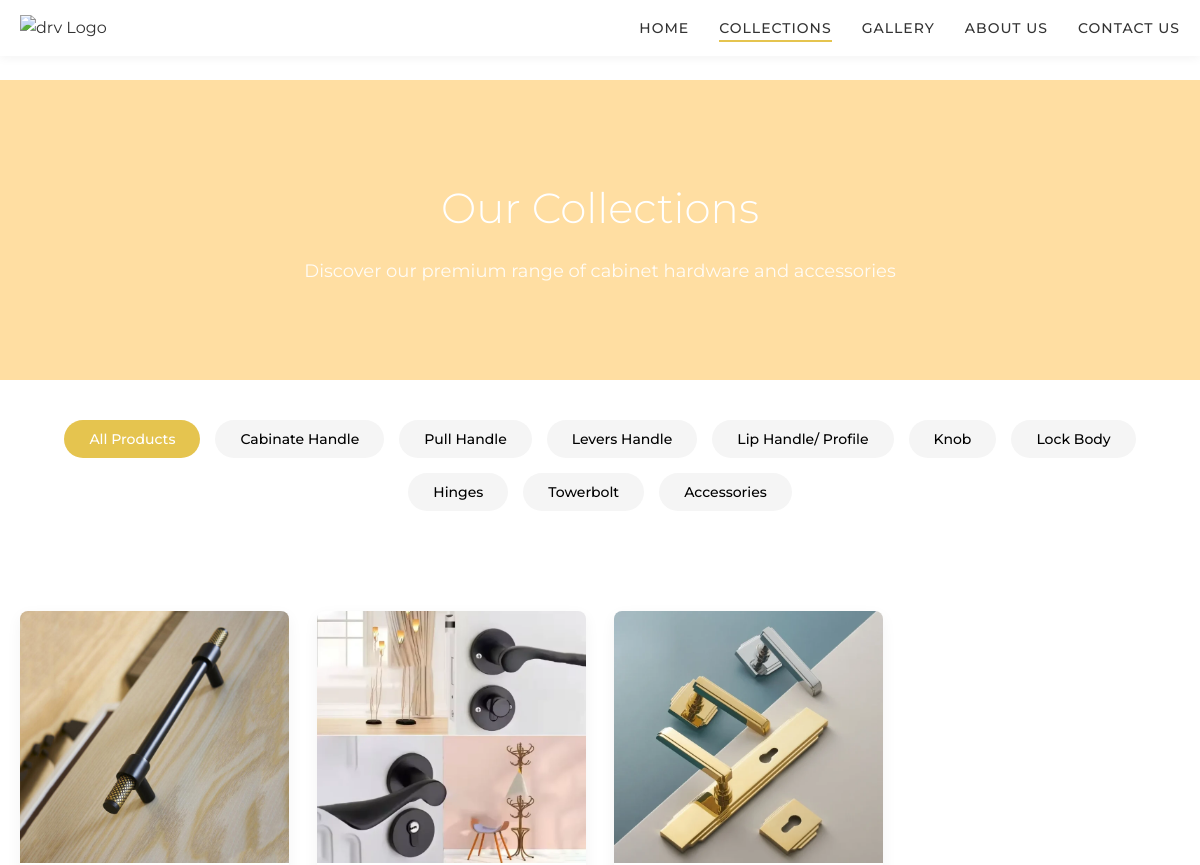
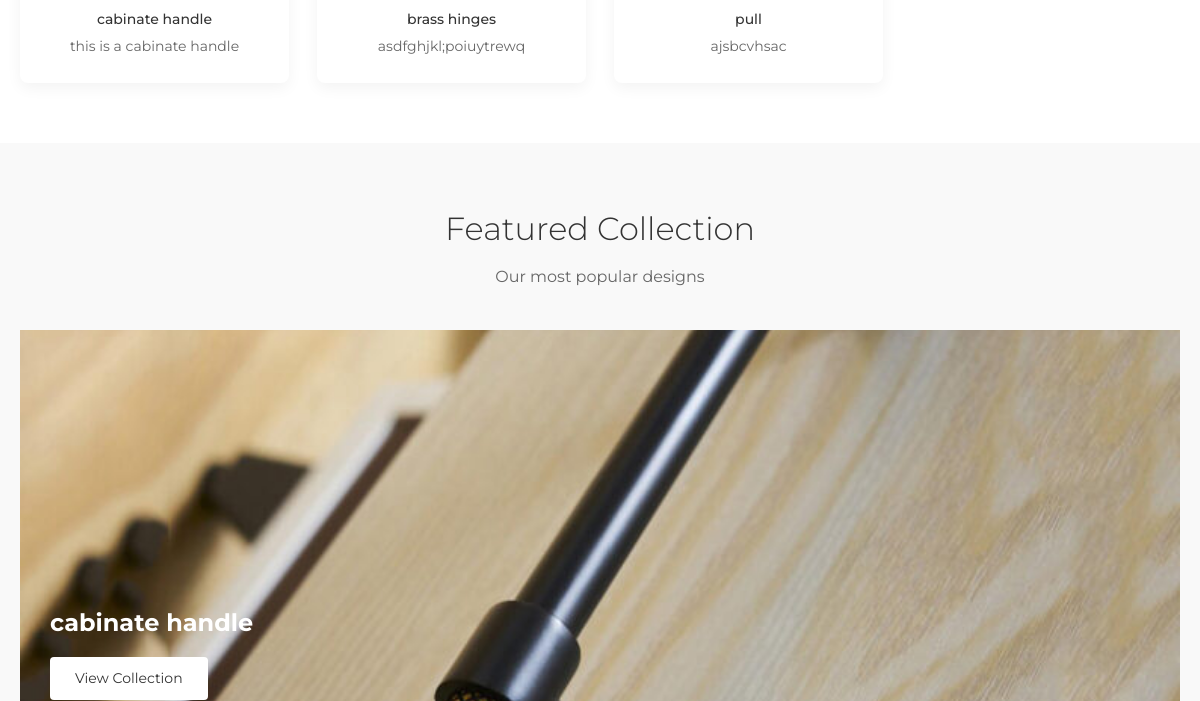
The page /collections/ (upper part) on the database as committed earlier (2 pictures, top to bottom).
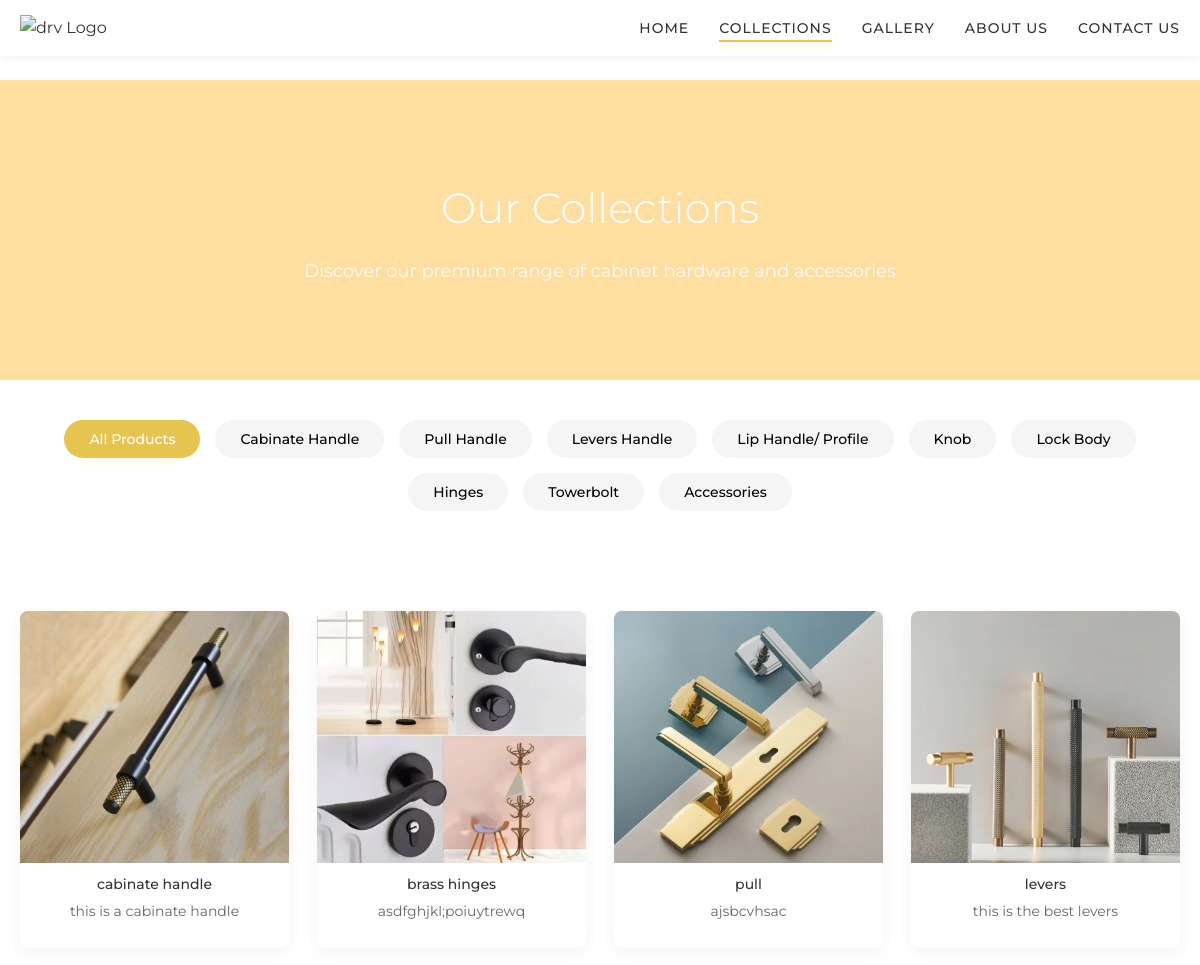
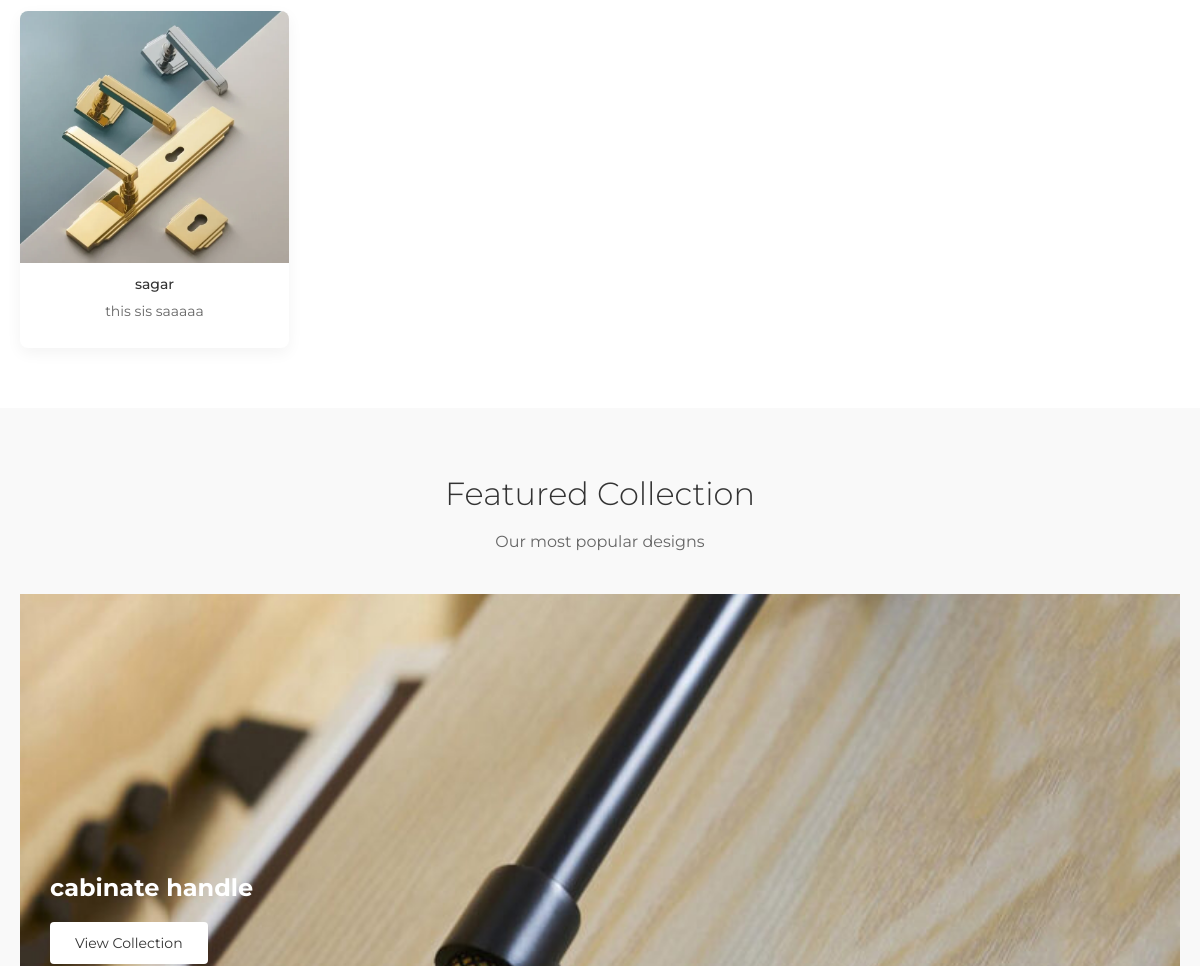
The same page on the database as committed later (2 pictures, top to bottom).
### home/models.py (models this page shows, shortened)
class Category(models.Model):
    name = models.CharField(max_length=100)
    slug = models.SlugField(unique=True, blank=True)
    class Meta:
        verbose_name_plural = "Categories"

class Product(models.Model):
    FINISH_CHOICES = [
        ('matte_black', 'Matte Black'),
        ('brushed_brass', 'Brushed Brass'),
        ('oil_rubbed_bronze', 'Oil Rubbed Bronze'),
        ('brushed_nickel', 'Brushed Nickel'),
    ]
    category = models.ForeignKey(Category, on_delete=models.CASCADE, related_name='products')
    name = models.CharField(max_length=200)
    slug = models.SlugField(unique=True, blank=True)
    description = models.TextField()
    features = models.TextField(help_text="Enter features separated by newlines")
    rating = models.DecimalField(max_digits=2, decimal_places=1, default=5.0)
    available_finishes = models.CharField(max_length=255, help_text="Comma separated list of finishes")
    is_featured = models.BooleanField(default=False)
    has_subproducts = models.BooleanField(default=False)
    parent_product = models.ForeignKey('self', on_delete=models.CASCADE, null=True, blank=True, related_name='subproducts')
    created_at = models.DateTimeField(auto_now_add=True)
    def get_absolute_url(self):
        if self.has_subproducts:
            return reverse('product_subproducts', args=[self.slug])
        return reverse('productdetails', args=[self.slug])

class ProductImage(models.Model):
    product = models.ForeignKey(Product, on_delete=models.CASCADE, related_name='images')
    image = models.ImageField(upload_to='products/')
    is_primary = models.BooleanField(default=False)

### home/views.py (the view)
# urls.py: path('collections/',views.collections, name='collections'),
def collections(request):
    categories = Category.objects.all()
    products = Product.objects.filter(parent_product=None)  # Only top-level products
    featured_products = Product.objects.filter(is_featured=True)[:3]
    context = {
        'categories': categories,
        'products': products,
        'featured_products': featured_products,
    }
    return render(request, 'collections.html', context)

### templates/collections.html (shortened to what this page needs)
{% extends "main.html" %}
{% load static %}
{% block content %}
    <main>
        <section class="page-banner">
            <div class="banner-content" data-aos="fade-up">
                <h1>Our Collections</h1>
                <p>Discover our premium range of cabinet hardware and accessories</p>
            </div>
        </section>
        <section class="collection-categories">
            <div class="container" data-aos="zoom-in">
                <div class="category-tabs">
                    <button class="tab-btn active" data-target="all">All Products</button>
                    {% for category in categories %}
                        <button class="tab-btn" data-target="{{ category.slug }}">{{ category.name }}</button>
                    {% endfor %}
                </div>
            </div>
        </section>
        <section class="product-collection">
            <div class="container">
                <div class="collection-grid" data-aos="fade-up">
                    {% for product in products %}
                        <div class="collection-item" data-category="{{ product.category.slug }}">
                            <a href="{{ product.get_absolute_url }}">
                            <div class="product-card">
                                <div class="product-image productimage">
                                    {% with product.images.first as primary_image %}
                                        {% if primary_image %}
                                            <img src="{{ primary_image.image.url }}" alt="{{ product.name }}">
                                        {% else %}
                                            <img src="{% static 'images/placeholder.jpg' %}" alt="{{ product.name }}">
                                        {% endif %}
                                    {% endwith %}
                                </div>
                                <div class="product-info">
                                    <h3>{{ product.name }}</h3>
                                    <p>{{ product.description|truncatechars:50 }}</p>
                                </div>
                            </div>
                            </a>
                        </div>
                    {% empty %}
                        <div class="no-products">
                            <p>No products available at the moment.</p>
                        </div>
                    {% endfor %}
                </div>
            </div>
        </section>
        <section class="featured-collection">
            <div class="container">
                <div class="section-header" data-aos="zoom-in">
                    <h2>Featured Collection</h2>
                    <p>Our most popular designs</p>
                </div>
                <div class="featured-slider" data-aos="fade-up">
                    {% for product in featured_products %}
                        <div class="featured-slide {% if forloop.first %}active{% endif %}">
                            <div class="featured-info">
                                <h3>{{ product.name }}</h3>
                                <a href="{{ product.get_absolute_url }}" class="view-btn">View Collection</a>
                            </div>
                        </div>
                    {% endfor %}
                </div>
            </div>
        </section>
    </main>
{% endblock content %}

### templates/main.html (shortened to what this page needs)
{% load static %}
<!DOCTYPE html>
<html lang="en">
<head>
    <link rel="stylesheet" href="{% static 'css/styles.css' %}">
    <link rel="stylesheet" href="{% static 'css/products-details.css' %}">
    <link rel="stylesheet" href="https://cdnjs.cloudflare.com/ajax/libs/font-awesome/6.7.2/css/all.min.css">
    <link rel="stylesheet" href="https://unpkg.com/aos@next/dist/aos.css" />
</head>
<body>
    <header>
        <div class="container" data-aos="zoom-in">
            <div class="logo">
                <a href="{% url "home" %}">
                    <img src="{% static 'images/logo.png' %}" alt="drv Logo">
                </a>
            </div>
            <nav class="main-nav">
                <ul>
                    <li><a href="{% url 'home' %}" class="nav-link {% if request.path == '/' %}active{% endif %}">HOME</a></li>
                    <li><a href="{% url 'collections' %}" class="nav-link {% if 'collections' in request.path %}active{% endif %}">COLLECTIONS</a></li>
                    <li><a href="{% url 'gallery' %}" class="nav-link {% if 'gallery' in request.path %}active{% endif %}">GALLERY</a></li>
                    <li><a href="{% url 'aboutus' %}" class="nav-link {% if 'aboutus' in request.path %}active{% endif %}">ABOUT US</a></li>
                    <li><a href="{% url 'contactus' %}" class="nav-link {% if 'contactus' in request.path %}active{% endif %}">CONTACT US</a></li>
                </ul>
            </nav>
        </div>
    </header>
    {% block content %}
    {% endblock content %}
</body>
</html>

### static/css/styles.css (style rules this page uses)
* { margin: 0; padding: 0; box-sizing: border-box; }
body { font-family: 'Montserrat', sans-serif; color: #333; line-height: 1.6; overflow-x: hidden; }
body { font-family: 'Montserrat', sans-serif; }
.collection-categories { font-family: 'Montserrat', sans-serif; }
.category-tabs .tab-btn { font-family: 'Montserrat', sans-serif; }
a { text-decoration: none; color: inherit; }
ul { list-style: none; }
img { max-width: 100%; height: auto; display: block; }
.container { width: 100%; max-width: 1400px; margin: 0 auto; padding: 0 20px; }
header { position: fixed; top: 0; left: 0; width: 100%; background-color: #fff; z-index: 1000; padding: 15px 0; box-shadow: 0 2px 10px rgba(0, 0, 0, 0.05); }
header .container { display: flex; align-items: center; justify-content: space-between; }
.logo { width: 120px; }
.logo img { width: 100%; height: auto; }
.main-nav ul { display: flex; gap: 30px; }
.nav-link { font-size: 14px; font-weight: 500; letter-spacing: 1px; position: relative; transition: color 0.3s; }
.nav-link:after { content: ''; position: absolute; bottom: -5px; left: 0; width: 0; height: 2px; background-color: #e5c44f; transition: width 0.3s; }
.nav-link:hover:after, .nav-link.active:after { width: 100%; }
.product-image { width: 100%; height: 100%; object-fit: cover; }
.product-image { width: 100%; height: 100%; object-fit: cover; transition: transform 0.5s; }
.page-banner { height: 300px; background-color: #ffd17db6; display: flex; align-items: center; justify-content: center; margin-top: 80px; text-align: center; }
.banner-content { color: #fff; max-width: 800px; padding: 0 20px; }
.banner-content h1 { font-size: 42px; font-weight: 300; margin-bottom: 15px; }
.banner-content p { font-size: 18px; opacity: 0.9; }
.collection-categories { padding: 40px 0; }
.category-tabs { display: flex; justify-content: center; flex-wrap: wrap; gap: 15px; margin-bottom: 40px; }
.tab-btn { padding: 10px 25px; background-color: #f5f5f5; border: none; border-radius: 30px; font-size: 14px; font-weight: 500; cursor: pointer; transition: all 0.3s; }
.tab-btn.active, .tab-btn:hover { background-color: #e5c44f; color: #fff; }
.product-collection { padding: 20px 0 60px; }
.collection-grid { display: grid; grid-template-columns: repeat(auto-fill, minmax(217px, 1fr)); gap: 28px; justify-content: center; }
.product-card { background-color: #fff; border-radius: 8px; overflow: hidden; box-shadow: 0 5px 15px rgba(0, 0, 0, 0.05); transition: transform 0.3s, box-shadow 0.3s; }
.product-info { padding: 20px; }
.product-info h3 { font-size: 18px; margin-bottom: 8px; }
.product-info p { color: #666; font-size: 14px; margin-bottom: 15px; }
.featured-collection { padding: 60px 0; background-color: #f9f9f9; }
.section-header { text-align: center; margin-bottom: 40px; }
.section-header h2 { font-size: 32px; font-weight: 300; margin-bottom: 10px; }
.section-header p { color: #666; }
.featured-slider { position: relative; overflow: hidden; height: 400px; margin-bottom: 20px; }
.featured-slide { position: absolute; top: 0; left: 0; width: 100%; height: 100%; opacity: 0; transition: opacity 0.5s; }
.featured-slide.active { opacity: 1; }
.featured-info { position: absolute; bottom: 30px; left: 30px; color: #fff; }
.featured-info h3 { font-size: 24px; margin-bottom: 15px; }
.view-btn { display: inline-block; padding: 10px 25px; background-color: #fff; color: #333; border-radius: 4px; font-size: 14px; transition: background-color 0.3s; }
.container { width: 100%; max-width: 1200px; margin: 0 auto; padding: 0 20px; }
.product-image { position: relative; height: 100%; overflow: hidden; }
.product-image img { width: 100%; height: 100%; object-fit: cover; transition: transform 0.5s ease; }
.product-info { padding: 10px; text-align: center; }
.product-info h3 { font-size: 14px; font-weight: 500; margin-bottom: 5px; }

### static/css/products-details.css (style rules this page uses)
.product-image { width: 100%; height: 100%; object-fit: cover; transition: transform 0.5s ease; }
.productimage { height: 252px; }

Rows that differ between the two databases and show on the page:
added Product: images.first.image (picture), name "levers", description "this is the best levers"
added Product: images.first.image (picture), name "sagar", description "this sis saaaaa"
